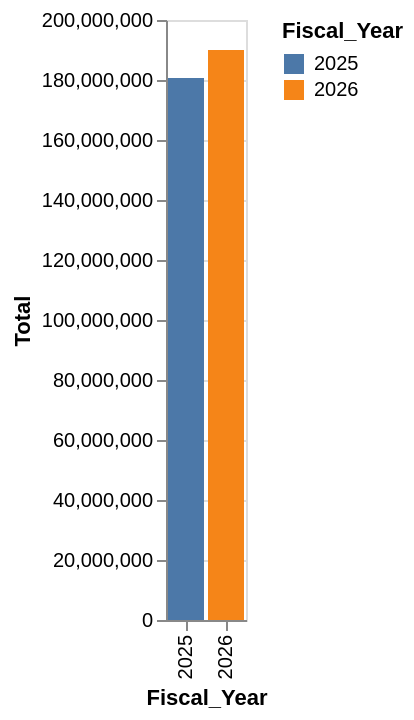

Notebook code for this chart:
### Markdown cell above
### Visualizations

### Code cell
revenue_by_year = bookings.groupby("Fiscal_Year", as_index=False)["Total"].sum()

alt.Chart(revenue_by_year).mark_bar().encode(
    x="Fiscal_Year:O",
    y="Total:Q",
    color="Fiscal_Year:N"
)

### Figure 1 — Vega-Lite specification as saved in the notebook (floating-point values rounded to 4 significant figures)
{"config": {"view": {"continuousWidth": 300, "continuousHeight": 300}}, "data": {"name": "data-c725d2c934bde0d01bef079bf174fdf6"}, "mark": {"type": "bar"}, "encoding": {"color": {"field": "Fiscal_Year", "type": "nominal"}, "x": {"field": "Fiscal_Year", "type": "ordinal"}, "y": {"field": "Total", "type": "quantitative"}}, "$schema": "https://vega.github.io/schema/vega-lite/v6.4.1.json", "datasets": {"data-c725d2c934bde0d01bef079bf174fdf6": [{"Fiscal_Year": 2025, "Total": 180600000.0}, {"Fiscal_Year": 2026, "Total": 190000000.0}]}}
